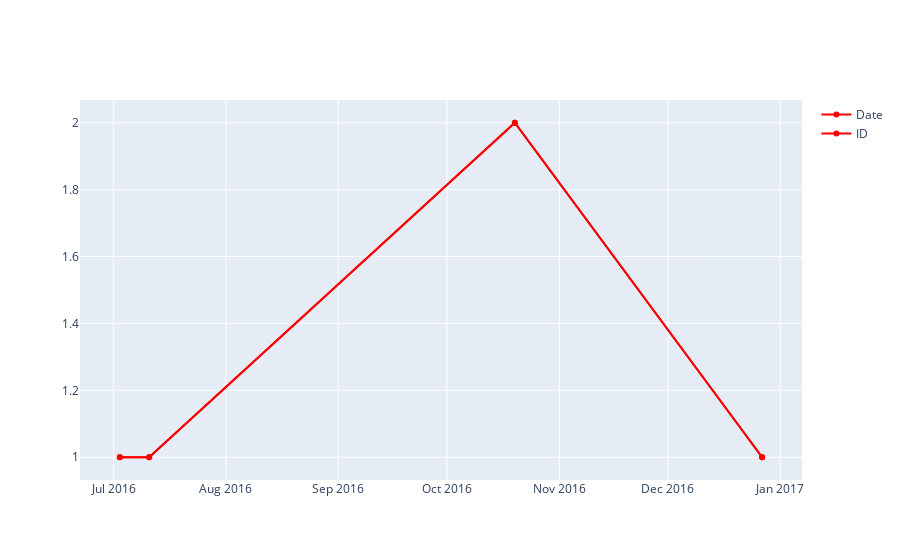

The code cell stored with this chart in its notebook:
### Code cell
fig.show()

### Figure 1 — Plotly figure (JSON) as saved in the notebook; plotly's stock layout.template omitted (floating-point values rounded to 4 significant figures)
{"data": [{"connectgaps": true, "line": {"color": "green", "shape": "linear"}, "mode": "markers+lines", "name": "Date", "type": "scatter", "x": [], "y": []}, {"connectgaps": true, "line": {"color": "green", "shape": "linear"}, "mode": "markers+lines", "name": "ID", "type": "scatter", "x": [], "y": []}, {"connectgaps": true, "line": {"color": "red", "shape": "linear"}, "mode": "markers+lines", "name": "Date", "type": "scatter", "x": ["2016-07-02T17:58:39+00:00", "2016-07-10T20:09:22+00:00", "2016-10-19T17:54:19+00:00", "2016-12-26T23:45:34+00:00"], "y": [1, 1, 2, 1]}, {"connectgaps": true, "line": {"color": "red", "shape": "linear"}, "mode": "markers+lines", "name": "ID", "type": "scatter", "x": ["2016-07-02T17:58:39+00:00", "2016-07-10T20:09:22+00:00", "2016-10-19T17:54:19+00:00", "2016-12-26T23:45:34+00:00"], "y": [1, 1, 2, 1]}], "layout": {}}
